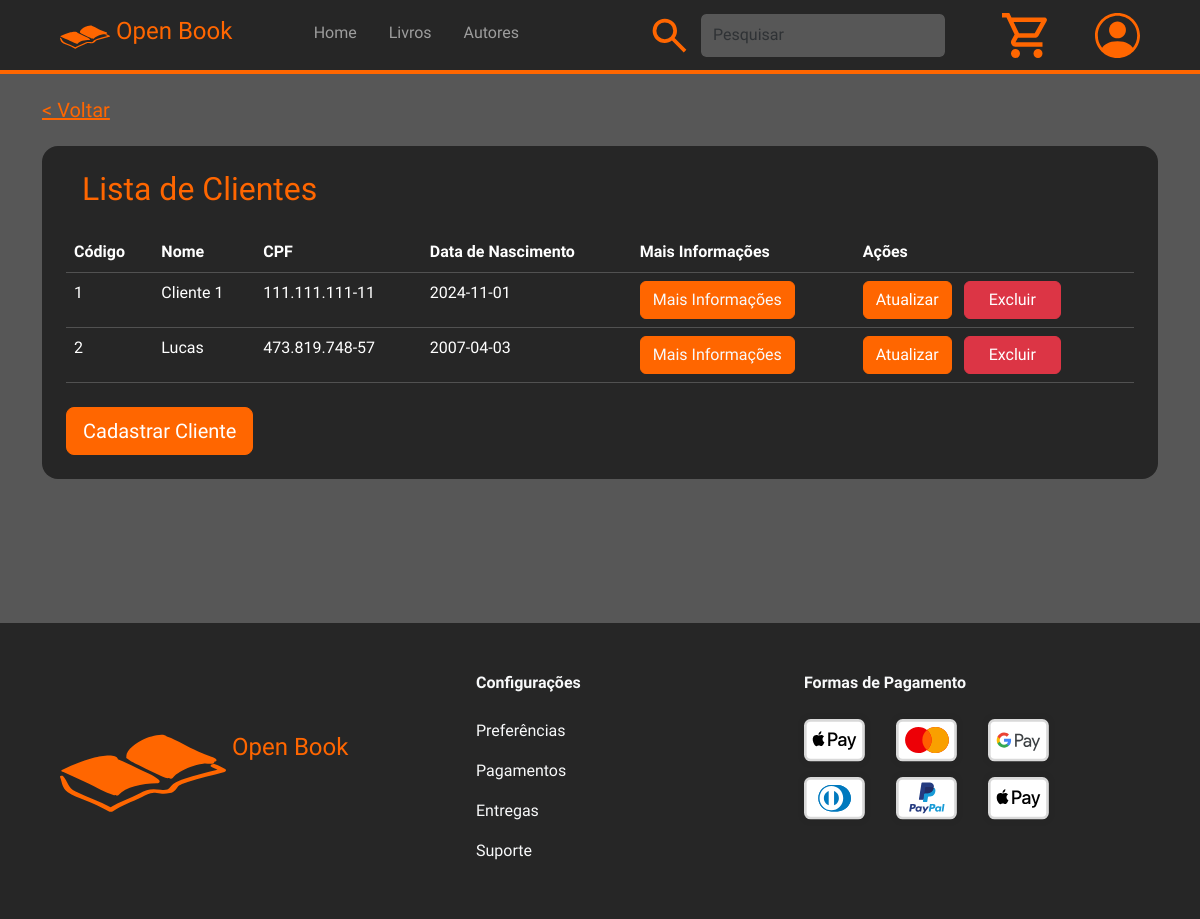
Page /views/tblCliente.php (signed in) on the committed database.
### tables this page shows
CREATE TABLE `cliente` (
  `cod_cliente` int(11) NOT NULL,
  `nome_cliente` varchar(60) NOT NULL,
  `cpf_cliente` varchar(15) NOT NULL,
  `data_nascimento_cliente` date NOT NULL,
  `senha_cliente` varchar(35) NOT NULL
);

### connection/conexao.php (called while the page is built, shortened)
<?php
    class Conexao {
        private $host = "localhost";
        private $usuario = "root";
        private $senha = "";
        private $banco = "db_livraria";
        private $conexao;
        public function __construct() {
            $this->conexao = new mysqli($this->host, $this->usuario, $this->senha, $this->banco);
        }
        public function getConexao() {
            return $this->conexao;
        }
    }
?>

### controllers/clienteController.php (called while the page is built, shortened)
<?php
require_once $_SERVER['DOCUMENT_ROOT'] . '/Projeto_Livraria_Web/src/models/cliente.php';
class ClienteController {
    private $cliente;
    public function __construct() {
        $this->cliente = new Cliente();
    }
    public function listar(){
        return $this->cliente->listar();
    }
}
?>

### models/cliente.php (called while the page is built, shortened)
<?php
require_once $_SERVER['DOCUMENT_ROOT'] . '/Projeto_Livraria_Web/src/connection/conexao.php';
class Cliente {
    private $conexao;
    public function __construct() {
        $this->conexao = new Conexao();
    }
    public function listar() {
        $sql = "SELECT * FROM cliente";
        $stmt = $this->conexao->getConexao()->prepare($sql);
        $stmt->execute();
        $result = $stmt->get_result();
        $clientes = [];
        while ($cliente = $result->fetch_assoc()) {
            $clientes[] = $cliente;
        }
        return $clientes;
    }
}
?>

### views/tblCliente.php (the view, shortened to what this page needs)
<?php
    require_once $_SERVER['DOCUMENT_ROOT'] . '/Projeto_Livraria_Web/src/controllers/clienteController.php';
?>
<!DOCTYPE html>
<html lang="en">
<head>
    <link rel="stylesheet" href="../assets/scss/main.css">
</head>
<body class="background-dark-light">
    <?php require_once '../components/header.php'; ?>
    <div class="container w-100 mx-auto mt-4">
        <h5><a href="javascript:history.back()" class="link-warning">< Voltar</a></h5>
        <div class="border-warning bg-dark text-white p-4 mx-auto rounded-4 order-1 order-lg-2 mt-4 overflow-x-scroll">
            <h2 class="text-warning ms-md-3 mb-4">Lista de Clientes</h2>
            <table class="table table-dark">
                <thead>
                    <tr>
                        <th>Código</th>
                        <th>Nome</th>
                        <th>CPF</th>
                        <th>Data de Nascimento</th>
                        <th>Mais Informações</th>
                        <th>Ações</th>
                    </tr>
                </thead>
                <tbody>
                    <?php
                        $clienteController = new ClienteController();
                        $clientes = $clienteController->listar();
                        foreach($clientes as $cliente) {
                    ?>
                        <tr>
                            <td><?php echo $cliente['cod_cliente'];?></td>
                            <td><?php echo $cliente['nome_cliente'];?></td>
                            <td><?php echo $cliente['cpf_cliente'];?></td>
                            <td><?php echo $cliente['data_nascimento_cliente'];?></td>
                            <td>
                                <a onclick="exibirDescricao(<?php echo $cliente['cod_cliente']; ?>)" href="#" class="btn btn-warning text-light">Mais Informações</a>
                            </td>
                            <td>
                                <a href="<?php echo "formClienteUpdDlt.php?acao=upd&codCliente=" . $cliente['cod_cliente'];?>" class="btn btn-warning text-white text-center me-2">Atualizar</a>
                                <a href="<?php echo "formClienteUpdDlt.php?acao=dlt&codCliente=" . $cliente['cod_cliente'];?>" type="submit" class="btn btn-danger text-white text-center px-4">Excluir</a>
                            </td>
                        </tr>
                    <?php } ?>
                </tbody>
            </table>
            <a href="formClienteCrt.php?acao=crt" class="btn btn-warning btn-lg text-white mt-sm-2">Cadastrar Cliente</a>
        </div>
    </div>
    <div class="w-100 mt-5 pt-5">
        <?php require_once '../components/footer.php'; ?>
    </div>
</body>
</html>

### rows in the picture
cliente: cod_cliente "1", nome_cliente "Cliente 1", cpf_cliente "111.111.111-11", data_nascimento_cliente "2024-11-01"
cliente: cod_cliente "2", nome_cliente "Lucas", cpf_cliente "473.819.748-57", data_nascimento_cliente "2007-04-03"
